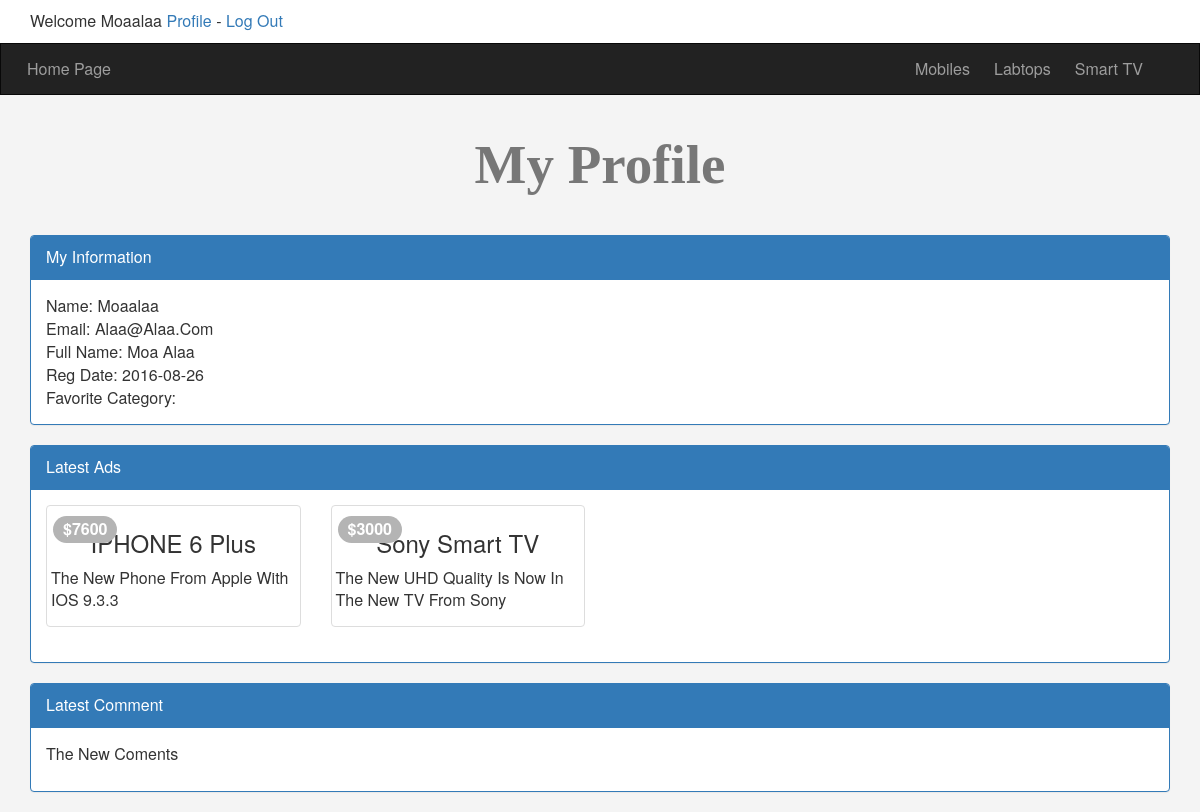
The page /profile.php (signed in) on the database its author committed.
### tables this page shows
CREATE TABLE `categories` (
  `cat_ID` int(6) NOT NULL COMMENT 'this is the category ID',
  `catName` varchar(255) NOT NULL COMMENT 'the category name',
  `catDesc` varchar(255) NOT NULL COMMENT 'the category description',
  `catOrdring` int(11) DEFAULT NULL COMMENT 'the ordring methd of the categoruy',
  `catVisabilty` tinyint(4) NOT NULL DEFAULT '0' COMMENT 'the visabilty of the category',
  `catAllowComment` tinyint(4) NOT NULL DEFAULT '0' COMMENT 'the allowing of the comment',
  `catAllowAds` tinyint(4) NOT NULL DEFAULT '0' COMMENT 'the allowing of the ads'
);

CREATE TABLE `users` (
  `userId` int(11) NOT NULL COMMENT 'the user id',
  `userName` varchar(255) NOT NULL COMMENT 'the user name',
  `password` varchar(255) NOT NULL COMMENT 'the password',
  `email` varchar(255) NOT NULL,
  `fullName` varchar(255) NOT NULL,
  `groubId` int(11) NOT NULL DEFAULT '0' COMMENT 'id for the user permission',
  `trustStatuse` int(11) NOT NULL DEFAULT '0' COMMENT 'trusted sealer',
  `regStatuse` int(11) NOT NULL DEFAULT '0' COMMENT 'status of the registration',
  `Date` date NOT NULL
);

CREATE TABLE `items` (
  `item_ID` int(11) NOT NULL,
  `itemName` varchar(255) NOT NULL,
  `itemDesc` text NOT NULL,
  `itemPrice` varchar(255) NOT NULL,
  `itemAddingDate` date NOT NULL,
  `itemCountryMade` varchar(255) NOT NULL,
  `itemImage` varchar(255) NOT NULL,
  `itemStatuse` varchar(255) NOT NULL,
  `itemRating` smallint(6) NOT NULL,
  `itemApprove` tinyint(4) NOT NULL DEFAULT '0',
  `cat_ID` int(11) NOT NULL,
  `userId` int(11) NOT NULL
);

CREATE TABLE `comments` (
  `c_ID` int(11) NOT NULL,
  `commentName` text NOT NULL,
  `commentStatuse` tinyint(4) NOT NULL,
  `commentDate` date NOT NULL,
  `item_ID` int(11) NOT NULL,
  `userId` int(11) NOT NULL
);

### init.php (called while the page is built, shortened)
<?php
	include "admin/db.php";
	$sessionUser = '';
	if(isset($_SESSION['user'])) {
		$sessionUser = $_SESSION['user'];
	}
	$tpl  = "includes/templetes/";
	$func = 'includes/functions/';
	$css  = "layout/css/";
	include $func . "functions.php";
	include $tpl 	. "header.php";

### includes/functions/functions.php (called while the page is built, shortened)
<?php
	function getCat() {
		global $conn;
		$getCat = $conn->prepare("SELECT * FROM categories ORDER BY cat_ID ASC");
		$getCat->execute();
		$rowsCat = $getCat->fetchAll();
		return $rowsCat;
	}
	function getItems($where, $value) {
		global $conn;
		$getItems = $conn->prepare("SELECT * FROM items WHERE $where = ? ORDER BY item_ID DESC");
		$getItems->execute(array($value));
		$rowsItems = $getItems->fetchAll();
		return $rowsItems;
	}

### profile.php (the view, shortened to what this page needs)
<?php
	include "init.php";
	if(isset($_SESSION["user"])) {
	$getUser = $conn->prepare("SELECT * FROM users WHERE userName = ?");
	$getUser->execute(array($sessionUser));
	$info = $getUser->fetch();
?>
 <h1 class="text-center">My Profile </h1>
 <div class="information block">
 	<div class="container">
 		<div class="panel panel-primary">
 			<div class="panel-heading">	my information </div>
 			<div class="panel-body">
 				Name: <?php echo $info["userName"]?> <br/>
 				email: <?php echo $info["email"]?> <br/>
 				full Name: <?php echo $info["fullName"]?> <br/>
 				reg Date: <?php echo $info["Date"]?> <br/>
 				favorite Category:
 			</div>
 		</div>
 	</div>
 </div>
 <div class="ads block">
 	<div class="container">
 		<div class="panel panel-primary">
 			<div class="panel-heading">	latest Ads </div>
 			<div class="panel-body">
	 			<div class="row">
					<?php
					  	$users = getItems('userId', $info["userId"]);
						foreach ($users as $item ) {
							echo "<div class='col-sm-6 col-md-3'> ";
								echo "<div class='thumbnail item-box'> ";
									echo "<span class='price'>". $item["itemPrice"] ."</span>";
									echo "<div class='captions' >";
										echo "<h3 class='text-center' >" . $item["itemName"] . "</h3>";
										echo "<p>" . $item["itemDesc"] . "</p>";
									echo "</div>";
								echo "</div>";
							echo "</div>";
						}
					?>
				</div>
 			</div>
 		</div>
 	</div>
 </div>
 <div class="comment block">
 	<div class="container">
 		<div class="panel panel-primary">
 			<div class="panel-heading">	latest comment </div>
 			<div class="panel-body">
 				<?php
					$comm = $conn->prepare("SELECT commentName FROM comments WHERE userId = ?	");
					$comm->execute(array($info["userId"]));
					$comments = $comm->fetchAll();
					if(!empty($comments)) {
						foreach ($comments as $comm) {
							echo "<p>" . $comm["commentName"] ."</p>";
						}
					}else{
						echo ' <div class="alert alert-info text-center" style="margin-bottom: 0;">
								 there is no items to show
							   </div>
							 ';
					}
 				?>
 			</div>
 		</div>
 	</div>
 </div>
<?php
	}else{
		header("location: login.php");
		exit();
	}
 	include $tpl . "footer.php";
  ?>

### includes/templetes/header.php (shortened to what this page needs)
<!DOCTYPE html>
<html>
	<head>
		<link rel="stylesheet" href="<?php echo $css; ?>bootstrap.min.css" />
		<link rel="stylesheet" href="<?php echo $css; ?>font-awesome.min.css" />
		<link rel="stylesheet" href="<?php echo $css; ?>jquery-ui-1.10.4.custom.css" />
		<link rel="stylesheet" href="<?php echo $css; ?>jquery.selectBoxIt.css" />
		<link rel="stylesheet" href="<?php echo $css; ?>frontend.css" />
	</head>
	<body>
		<div class="upper-bar">
			<div class="container">
			<?php
				if (isset($_SESSION["user"])) {
					echo "Welcome " . $sessionUser;
					echo " <a href='profile.php'>profile</a> - ";
					echo " <a href='logout.php'>log out</a>";
				}else{?>
				<a href="login.php">
					<span class="pull-right">Login/SginUp</span>
				</a>
			<?php }?>
			</div>
		</div>
		<nav class="navbar navbar-inverse">
		  <div class="container">
		    <div class="navbar-header">
		      <a class="navbar-brand" href="index.php">Home page</a>
		    </div>
		    <div class="collapse navbar-collapse navbar-right" id="app-nav">
		      <ul class="nav navbar-nav">
		      <?php
			      	$categories = getCat();
					foreach ($categories as $cat ) {
						echo
							"<li>
								<a href='categories.php?pageid=". $cat["cat_ID"] ."&pagename=". str_replace(" ", "-", $cat["catName"]) ."'>
									" . $cat["catName"] .
								"</a>
							</li>";
					}
				?>
		      </ul>
		    </div>
		  </div>
		</nav>

### includes/templetes/footer.php (shortened to what this page needs)
	</body>
</html>

### layout/css/frontend.css (style rules this page uses)
body { background-color: #f4f4f4; text-transform: capitalize; font-size: 16px; }
h1 { font-size: 55px; margin: 40px 0; font-weight: bold; color: #777; font-family: cursive; }
.navbar { border-radius: 0; margin-bottom: 0; }
.nav>li>a, .navbar-brand { padding: 15px 12px; }
.navbar-brand { font-size: 1em; }
.upper-bar { padding: 10px; background-color: #fff; }
.item-box { position: relative; }
.item-box .price { position: absolute; background-color: #B4B4B4; color: #fff; padding: 2px 10px; font-weight: bold; left: 6px; top: 10px; border-radius: 25px }
.information { margin: 20px 0 0; }

### rows shown on the page
categories: catName "Mobiles"
categories: catName "Labtops"
categories: catName "Smart TV"
users: userName "Moaalaa", email "Alaa@alaa.com", fullName "Moa Alaa", Date "2016-08-26"
items: itemPrice "$7600", itemName "IPHONE 6 Plus", itemDesc "The New Phone From Apple With IOS 9.3.3"
items: itemPrice "$3000", itemName "Sony Smart TV", itemDesc "The New UHD Quality Is Now In The New TV From Sony"
comments: commentName "The New Coments"

### other values the page prints
$sessionUser "Moaalaa"
